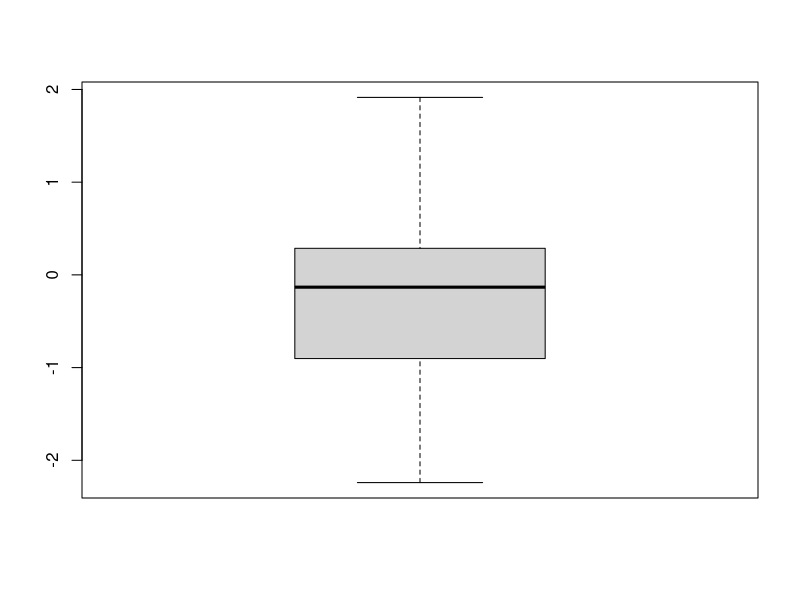
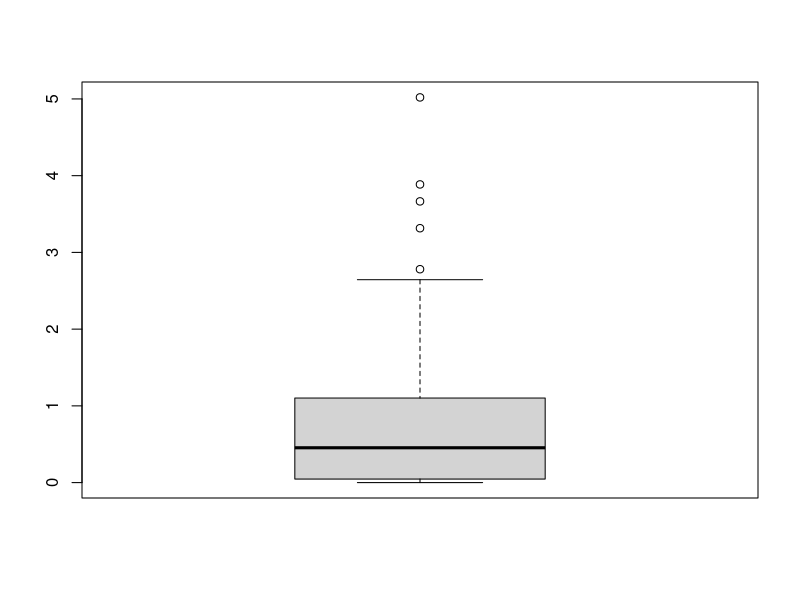
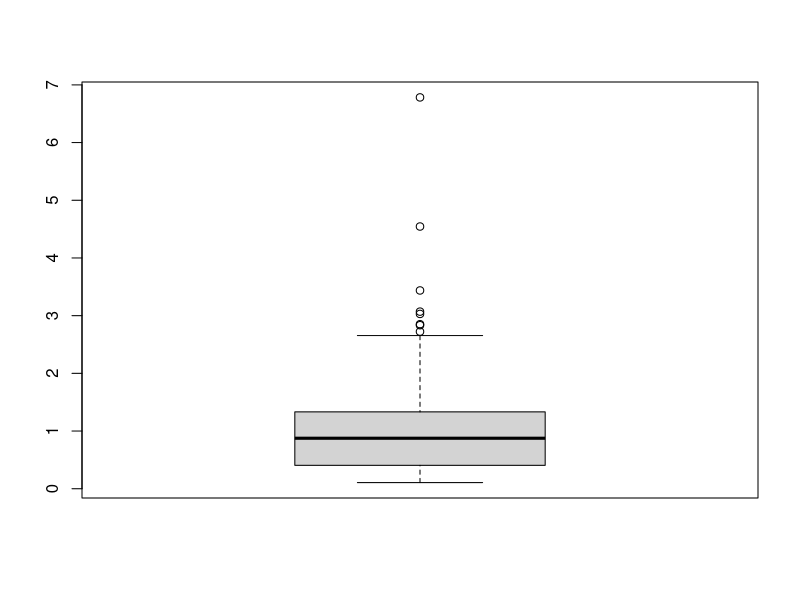

Write R code to recreate these figures, in order.
#1 we use normal distribution when the sample size is more than 20 and standard deviation 
# the sample is known 
# other wise we use the t distribution


#2 a pnorm of the value gives the prob of distr below the particular value
prob <- pnorm(10,mean = 16,sd = 2.5)
print("2 a) prob below 10 is ")
print(prob)

#2 b we calulate the chi sq pt by formulae (n-1) s^2/expected^2
chiStat <- 17* 9/6.25
prob <-pchisq(chiStat,17,lower.tail = FALSE)
print("2 b) prob is ")
print(prob)

#2 c we calculate the CI using the t value alpha = .05 for 2 sided its .025
#ci = mean +or- sigma * qt(.025,19)/sqrt(20)
up = 16 + (qt(.975,19)*2.5/sqrt(20))
low = 16 - (qt(.975,19)*2.5/sqrt(20))

print("CI = ")

print(up)

print(low)

#2 d prognosis interval is given by mean + or - qt * sigma sqt(1 + 1/n)

prog_up = 16 + (qt(.975,19)*2.5*sqrt(1+(1/20)))
prog_lower = 16 - (qt(.975,19)*2.5*sqrt(1+(1/20)))

#2 e) Cpk = max - min / 6 sigma 
cpk<- 20-10/(6 * 2.5)

print("cpk ")
print(cpk)

requiredSigma <- 20-10/(6)
improvementRequired <- 2.5- requiredSigma

print("required sigma =")
print(improvementRequired)

#2 e) same as above as but in this case we assume the mean to be in center 


#4 a
numbers<- rnorm(80)
sqNum <- numbers^2
expNum <- exp(numbers)

print("nomal numbers")
print(summary(numbers))
print(sd(numbers))
#use excel to know skew
boxplot(numbers)

print("nomal numbers")
print(summary(sqNum))
print(sd(sqNum))
#use excel to know skew
boxplot(sqNum)

print("nomal numbers")
print(summary(expNum))
print(sd(expNum))
#use excel to know skew
boxplot(expNum)
